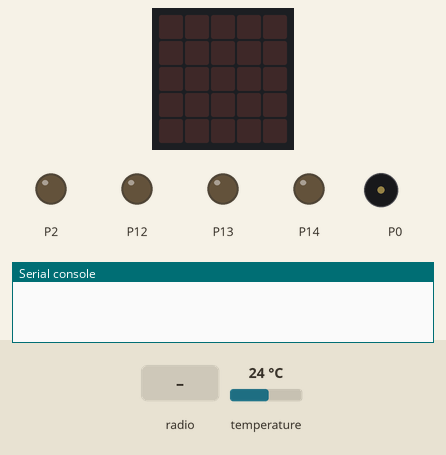
Simulated run of this program. Board: BBC micro:bit (MakeCode). Shown: the board's 5×5 LED display, output pins drawn as LEDs (lit = HIGH), buzzer (waves = sounding), the last lines printed to the serial console. The test bench sets the inputs (shaded band); at power-on: temperature 24 °C. No radio messages arrive unless stated (any console line starting 'radio sent:' is added by the test bench).

Above: at 1.2 s.
1.3 s: radio message "6" arrives
At 3.7 s:
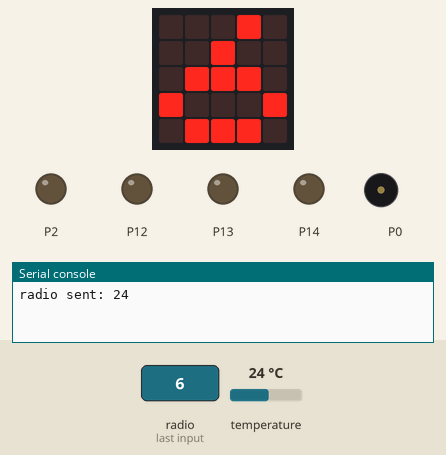
4.0 s: radio message "1" arrives
At 5.6 s:
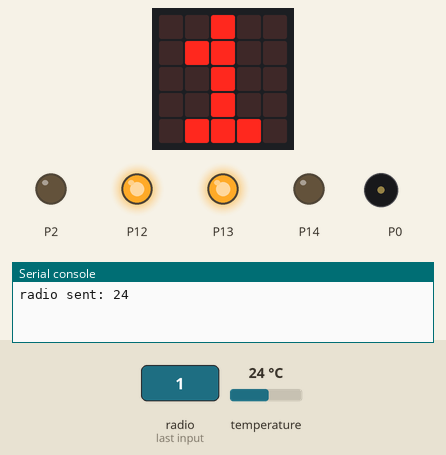
6.2 s: radio message "2" arrives
At 7.3 s:
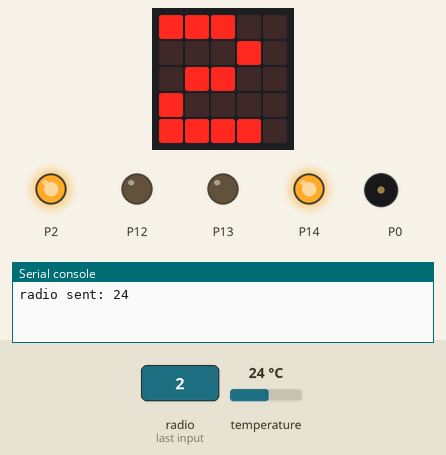
8.4 s: radio message "4" arrives
At 10.1 s:
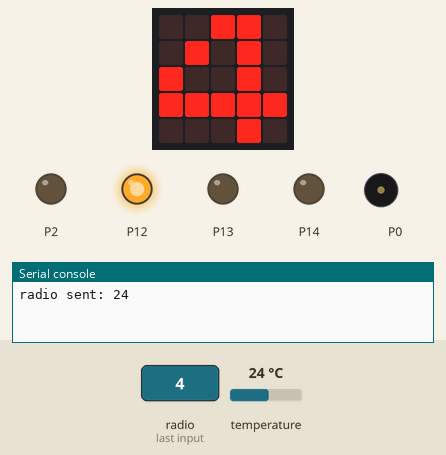
10.6 s: radio message "5" arrives
At 11.8 s:
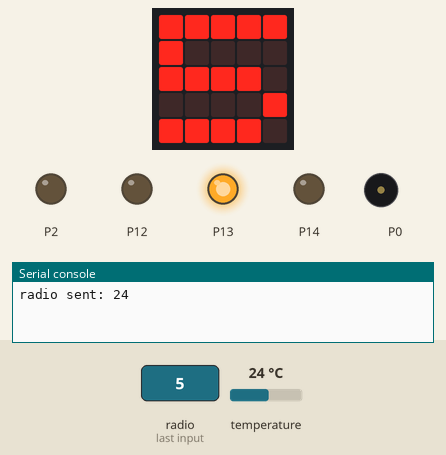
12.8 s: radio message "6" arrives
At 13.8 s:
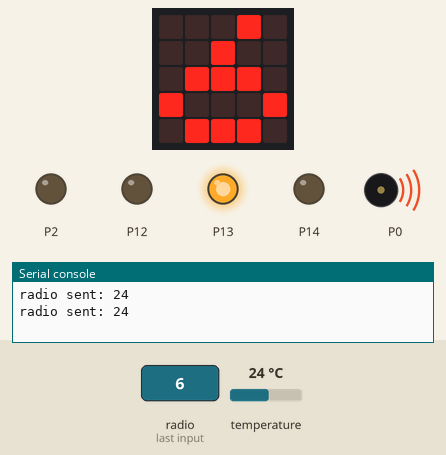
Timing chart, 0 to 15.8 s (numbered marks = the images above; inputs shaded):
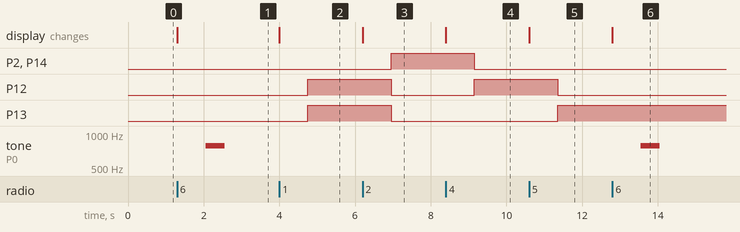

Measured:
- after the input at 1.3 s, tone on P0: silent → 784 Hz after 0.75 s, → silent 0.50 s later; the display: changes at once (image 1)
- after the input at 4.0 s, P12, P13: LOW → HIGH after 0.75 s; the display: changes at once (image 2)
- after the input at 6.2 s, P2, P14: LOW → HIGH after 0.75 s; P12, P13: HIGH → LOW after 0.75 s; the display: changes at once (image 3)
- after the input at 8.4 s, P2, P14: HIGH → LOW after 0.75 s; P12: LOW → HIGH after 0.75 s; the display: changes at once (image 4)
- after the input at 10.6 s, P12: HIGH → LOW after 0.75 s; P13: LOW → HIGH after 0.75 s; the display: changes at once (image 5)
- after the input at 12.8 s, tone on P0: silent → 784 Hz after 0.75 s, → silent 0.50 s later; the display: changes at once (image 6)

The program:

main.ts
```typescript
radio.onReceivedNumber(function (receivedNumber) {
    basic.showNumber(receivedNumber)
    if (receivedNumber == 1) {
        pins.digitalWritePin(DigitalPin.P12, 1)
        pins.digitalWritePin(DigitalPin.P2, 0)
        pins.digitalWritePin(DigitalPin.P13, 1)
        pins.digitalWritePin(DigitalPin.P14, 0)
    }
    if (receivedNumber == 2) {
        pins.digitalWritePin(DigitalPin.P12, 0)
        pins.digitalWritePin(DigitalPin.P2, 1)
        pins.digitalWritePin(DigitalPin.P13, 0)
        pins.digitalWritePin(DigitalPin.P14, 1)
    }
    if (receivedNumber == 3) {
        pins.digitalWritePin(DigitalPin.P12, 0)
        pins.digitalWritePin(DigitalPin.P2, 0)
        pins.digitalWritePin(DigitalPin.P13, 0)
        pins.digitalWritePin(DigitalPin.P14, 0)
    }
    if (receivedNumber == 4) {
        pins.digitalWritePin(DigitalPin.P12, 1)
        pins.digitalWritePin(DigitalPin.P2, 0)
        pins.digitalWritePin(DigitalPin.P13, 0)
        pins.digitalWritePin(DigitalPin.P14, 0)
    }
    if (receivedNumber == 5) {
        pins.digitalWritePin(DigitalPin.P12, 0)
        pins.digitalWritePin(DigitalPin.P2, 0)
        pins.digitalWritePin(DigitalPin.P13, 1)
        pins.digitalWritePin(DigitalPin.P14, 0)
    }
    if (receivedNumber == 6) {
        radio.sendNumber(input.temperature())
        music.play(music.tonePlayable(784, music.beat(BeatFraction.Whole)), music.PlaybackMode.UntilDone)
    }
})
radio.setGroup(199)
```

test.ts
```typescript
// .
```
